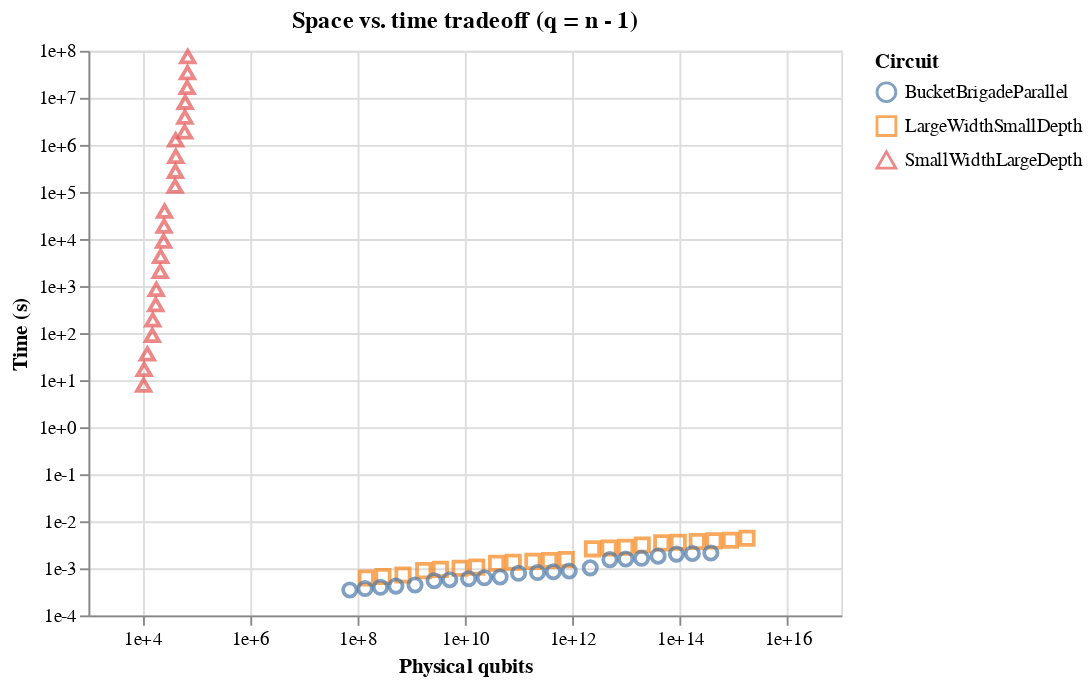

This figure's notebook cell:
### Code cell
# Space vs. time tradeoff for 8 GB qRAM
bb = df[[df['name'][i][0:6] != "Double" and df['name'][i][0:6] != "Hybrid" for i in range(df.shape[0])]]
bb = bb[np.logical_or(bb['name'] == 'BucketBrigadeParallel', bb['q'] == bb['n'] - 1)]
#bb = df[np.logical_or(df['name'] == "BucketBrigade", np.logical_or(df['name'] == "BucketBrigadeParallel", df['q'] == df['n'] - 1))]

Chart(bb, name="space_v_time_basic_bucket", title="Space vs. time tradeoff (q = n - 1)").mark_point(size=50).encode(x=X('total_phys_q',
                                  scale=Scale(type='log', domain=[1e3,1e17]),
                                  axis=Axis(title="Physical qubits", 
                                            format="e", tickCount= 6)),
                              y=Y('total_time',
                                  scale=Scale(type='log'),
                                  axis=Axis(title="Time (s)",
                                            format="e")),
                               shape='name',                                                                                     
                              color=Color('name', legend=Legend(title="Circuit"))
                              )
